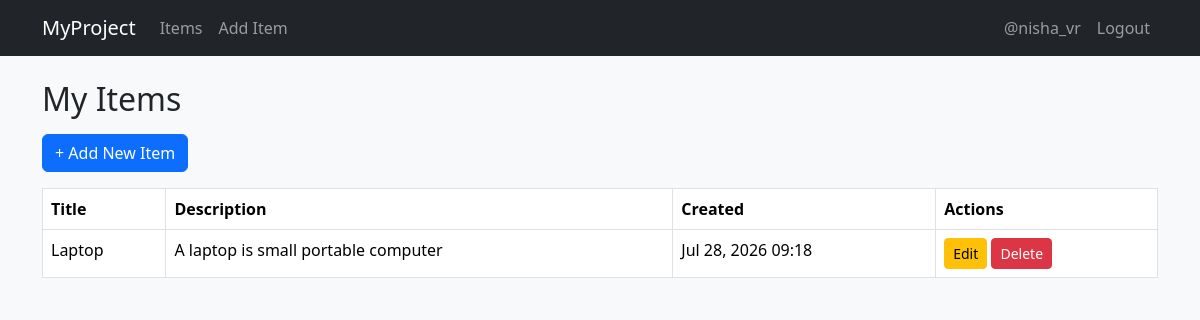
The app's page /items/ (signed in) with its own data.
### myapp/models.py (models this page shows, shortened)
class Item(models.Model):
    owner = models.ForeignKey(User, on_delete=models.CASCADE, related_name='items')
    title = models.CharField(max_length=200)
    description = models.TextField(blank=True)
    created_at = models.DateTimeField(auto_now_add=True)
    updated_at = models.DateTimeField(auto_now=True)
    class Meta:
        ordering = ['-created_at']

### myapp/views.py (the view)
# urls.py: path('', views.item_list, name='item_list'),
@login_required
def item_list(request):
    items = Item.objects.filter(owner=request.user)
    return render(request, 'read.html', {'items': items})

### templates/read.html (shortened to what this page needs)
{% extends 'base.html' %}
{% block content %}
<h2 class="mb-3">My Items</h2>
<a href="{% url 'item_create' %}" class="btn btn-primary mb-3">+ Add New Item</a>
{% if items %}
<table class="table table-bordered bg-white">
    <thead>
        <tr>
            <th>Title</th>
            <th>Description</th>
            <th>Created</th>
            <th>Actions</th>
        </tr>
    </thead>
    <tbody>
        {% for item in items %}
        <tr>
            <td>{{ item.title }}</td>
            <td>{{ item.description }}</td>
            <td>{{ item.created_at|date:"M d, Y H:i" }}</td>
            <td>
                <a href="{% url 'item_update' item.pk %}" class="btn btn-sm btn-warning">Edit</a>
                <form method="post" action="{% url 'item_delete' item.pk %}" class="d-inline" onsubmit="return confirm('Delete this item?');">
                    <button type="submit" class="btn btn-sm btn-danger">Delete</button>
                </form>
            </td>
        </tr>
        {% endfor %}
    </tbody>
</table>
{% else %}
<p>No items yet. Add one above.</p>
{% endif %}
{% endblock %}

### templates/base.html (shortened to what this page needs)
<!DOCTYPE html>
<html lang="en">
<head>
    <link href="https://cdn.jsdelivr.net/npm/bootstrap@5.3.3/dist/css/bootstrap.min.css" rel="stylesheet">
</head>
<body class="bg-light">
    <nav class="navbar navbar-expand-lg navbar-dark bg-dark mb-4">
        <div class="container">
            <a class="navbar-brand" href="{% url 'item_list' %}">MyProject</a>
            <div class="collapse navbar-collapse">
                <ul class="navbar-nav me-auto">
                    {% if user.is_authenticated %}
                        <li class="nav-item"><a class="nav-link" href="{% url 'item_list' %}">Items</a></li>
                        <li class="nav-item"><a class="nav-link" href="{% url 'item_create' %}">Add Item</a></li>
                    {% endif %}
                </ul>
                <ul class="navbar-nav ms-auto">
                    {% if user.is_authenticated %}
                        <li class="nav-item"><a class="nav-link" href="{% url 'profile' %}">{{ user.username }}</a></li>
                        <li class="nav-item"><a class="nav-link" href="{% url 'logout' %}">Logout</a></li>
                    {% else %}
                        <li class="nav-item"><a class="nav-link" href="{% url 'login' %}">Login</a></li>
                        <li class="nav-item"><a class="nav-link" href="{% url 'register' %}">Register</a></li>
                    {% endif %}
                </ul>
            </div>
        </div>
    </nav>
    <div class="container">
        {% block content %}{% endblock %}
    </div>
</body>
</html>

### records on screen
Item: title "Laptop", description "A laptop is small portable computer", created_at "Jul 28, 2026 09:18"

### other values on screen
{{ user.username }} "@nisha_vr"
